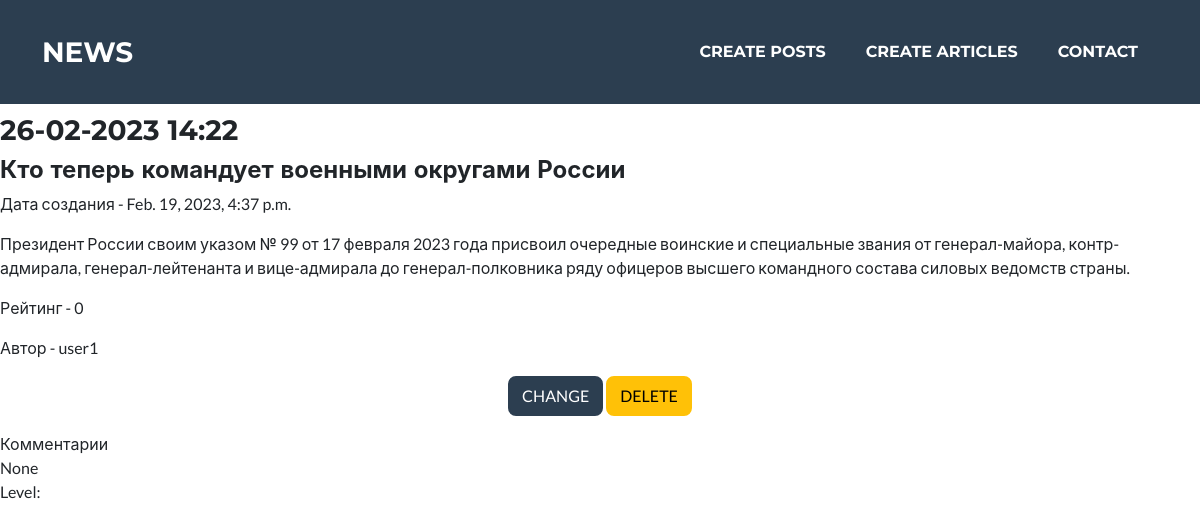
/article/7, run on the app's committed database.
### NewsPortal/models.py (models this page shows, shortened)
class Post(models.Model):
    date = models.DateTimeField(auto_now_add=True)
    headline = models.CharField(max_length=255, unique=True)
    content = models.TextField()
    post_rating = models.IntegerField(default=0)
    position = models.CharField(max_length=2, choices=POSITIONS, default=news)
    author = models.ForeignKey(Author, on_delete=models.CASCADE)
    categories = models.ManyToManyField(Category, through="PostCategory")

class Author(models.Model):
    person = models.OneToOneField(User, on_delete=models.CASCADE)
    user_rating = models.IntegerField(default=0)
    def __str__(self):
        return f'{self.person.username}'

### NewsPortal/views.py (the view)
# urls.py: path('<int:pk>', PostsDetail.as_view(), name='post_detail'),
class PostsDetail(DetailView):
    model = Post
    template_name = 'post.html'
    context_object_name = 'post'
    def get_context_data(self, **kwargs):
        context = super().get_context_data(**kwargs)
        context['filterset'] = self.filterset
        return context
    def get_queryset(self):
        queryset = super().get_queryset()
        self.filterset = PostFilter(self.request.GET, queryset)
        return self.filterset.qs

### templates/post.html (shortened to what this page needs)
{% extends 'flatpages/default.html' %}
{% load custom_filters %}
{% block content %}
<h4>{{ post.headline }} </h4>
<p>Дата создания - {{ post.date }} </p>
<p>{{ post.content|censor }} </p>
<p>Рейтинг - {{ post.post_rating }} </p>
<p>Автор - {{ post.author }} </p>
<p>
    <div class="col text-center">
    <a href="{% url 'post_update' pk=post.pk %}" class="btn btn-secondary">CHANGE</a>
    <a href="{% url 'post_delete' pk=post.pk %}" class="btn btn-warning">DELETE</a>
</div>
</p>
<p>Комментарии <br> {{ post.comment_set.all.first }}<br> Level: {{ post.comment_set.all.get.comment_rating }}</p>
{% endblock content %}

### data on the page
Post: headline "Кто теперь командует военными округами России", date "Feb. 19, 2023, 4:37 p.m.", content|censor "Президент России своим указом № 99 от 17 февраля 2023 года присвоил очередные воинские и специальные звания от генерал-майора, контр-адмирала, генерал-лейтенанта и вице-адмирала до генерал-полковника ряду офицеров высшего командного состава силовых ведомств страны.", post_rating "0", author "user1", comment_set.all.first "None"
